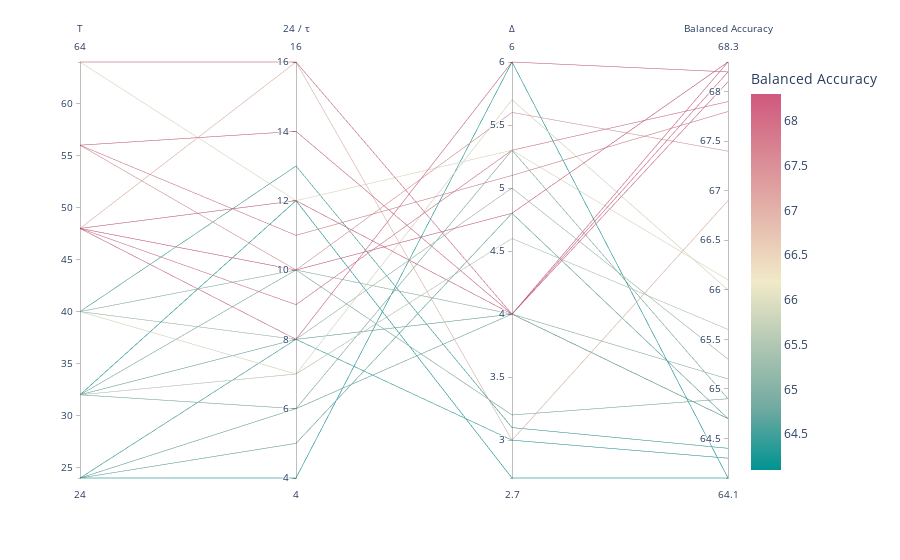

Notebook source saved alongside this figure:
### Code cell
metric = 'balanced_accuracy'
fig = px.parallel_coordinates(df[['num_frames', 'fps', 'duration', metric]], color=metric, labels={
    "duration": "∆",
    "num_frames": "T",
    "fps": "24 / τ",
    "balanced_accuracy": "Balanced Accuracy",
    "recall": "Recall",
    "precision": "Precision"
}, color_continuous_scale=px.colors.diverging.Tealrose, )
fig.show()
fig.write_image("/Users/simonnarendorf/Documents/Projects/soccer-action-classification/Thesis/img/07_par_cor_ba.eps", engine="kaleido", scale=5.0)

### Figure 1 — Plotly figure (JSON) as saved in the notebook; plotly's stock layout.template omitted (floating-point values rounded to 4 significant figures)
{"data": [{"dimensions": [{"label": "T", "values": [24, 24, 24, 24, 32, 32, 32, 32, 32, 40, 40, 40, 40, 48, 48, 48, 48, 48, 56, 56, 56, 64, 64]}, {"label": "24 / τ", "values": [4, 5, 6, 8, 6, 7, 8, 10, 12, 7, 8, 10, 13, 8, 9, 10, 12, 16, 10, 11, 14, 12, 16]}, {"label": "∆", "values": [6.0, 4.8, 4.0, 3.0, 5.3, 4.6, 4.0, 3.2, 2.7, 5.7, 5.0, 4.0, 3.1, 6.0, 5.3, 4.8, 4.0, 3.0, 5.6, 5.1, 4.0, 5.3, 4.0]}, {"label": "Balanced Accuracy", "values": [64.1, 64.7, 64.7, 64.3, 64.9, 65.6, 64.7, 64.9, 64.1, 66.0, 65.3, 65.1, 64.4, 68.2, 67.9, 68.3, 68.3, 66.9, 67.4, 67.8, 68.2, 66.1, 68.1]}], "domain": {"x": [0.0, 1.0], "y": [0.0, 1.0]}, "line": {"color": [64.1, 64.7, 64.7, 64.3, 64.9, 65.6, 64.7, 64.9, 64.1, 66.0, 65.3, 65.1, 64.4, 68.2, 67.9, 68.3, 68.3, 66.9, 67.4, 67.8, 68.2, 66.1, 68.1], "coloraxis": "coloraxis"}, "name": "", "type": "parcoords"}], "layout": {"coloraxis": {"colorbar": {"title": {"text": "Balanced Accuracy"}}, "colorscale": [[0.0, "rgb(0, 147, 146)"], [0.1667, "rgb(114, 170, 161)"], [0.3333, "rgb(177, 199, 179)"], [0.5, "rgb(241, 234, 200)"], [0.6667, "rgb(229, 185, 173)"], [0.8333, "rgb(217, 137, 148)"], [1.0, "rgb(208, 88, 126)"]]}, "legend": {"tracegroupgap": 0}, "margin": {"t": 60}}}
